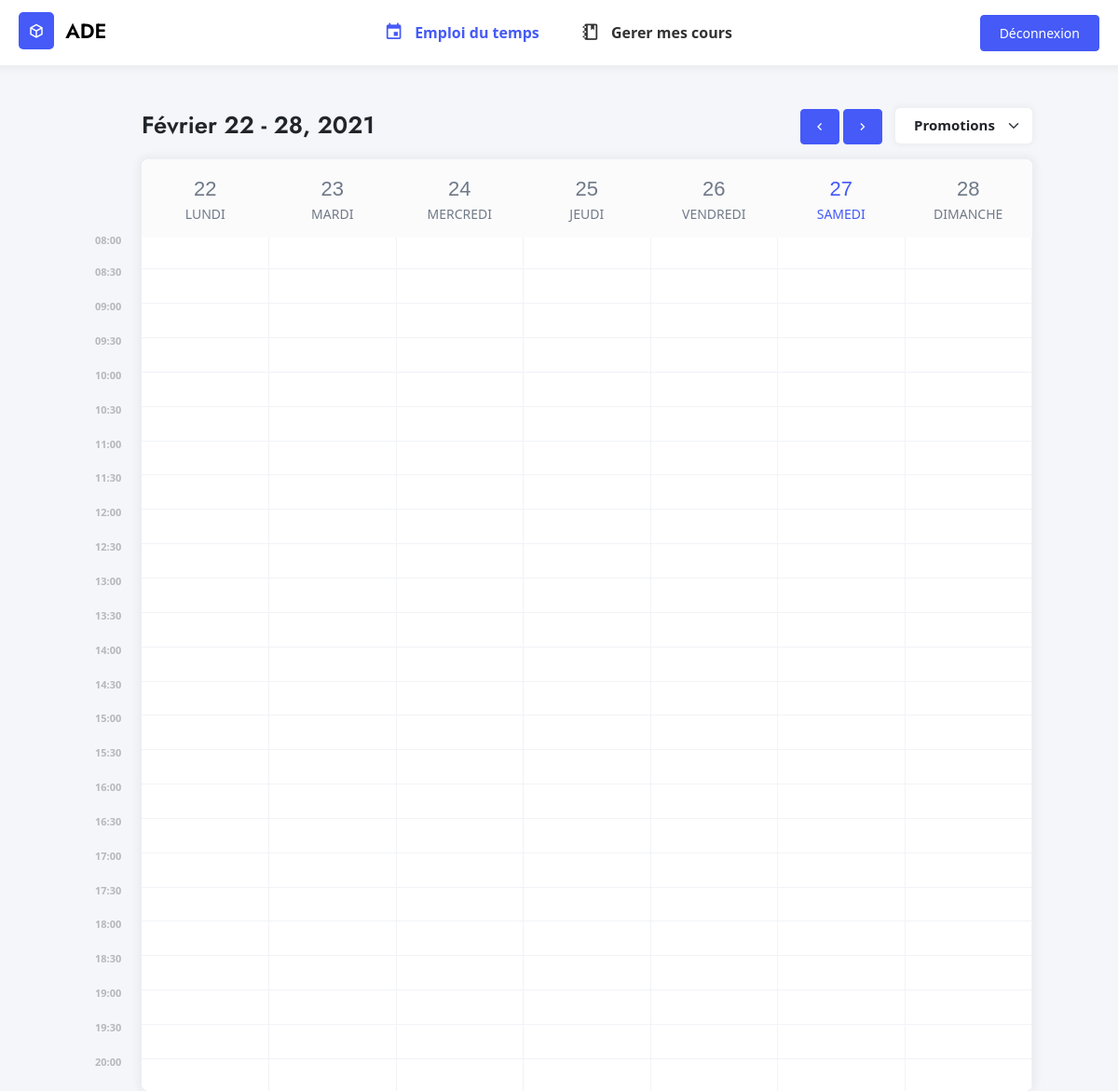
The page /calendar.php (signed in) on the database as committed earlier.
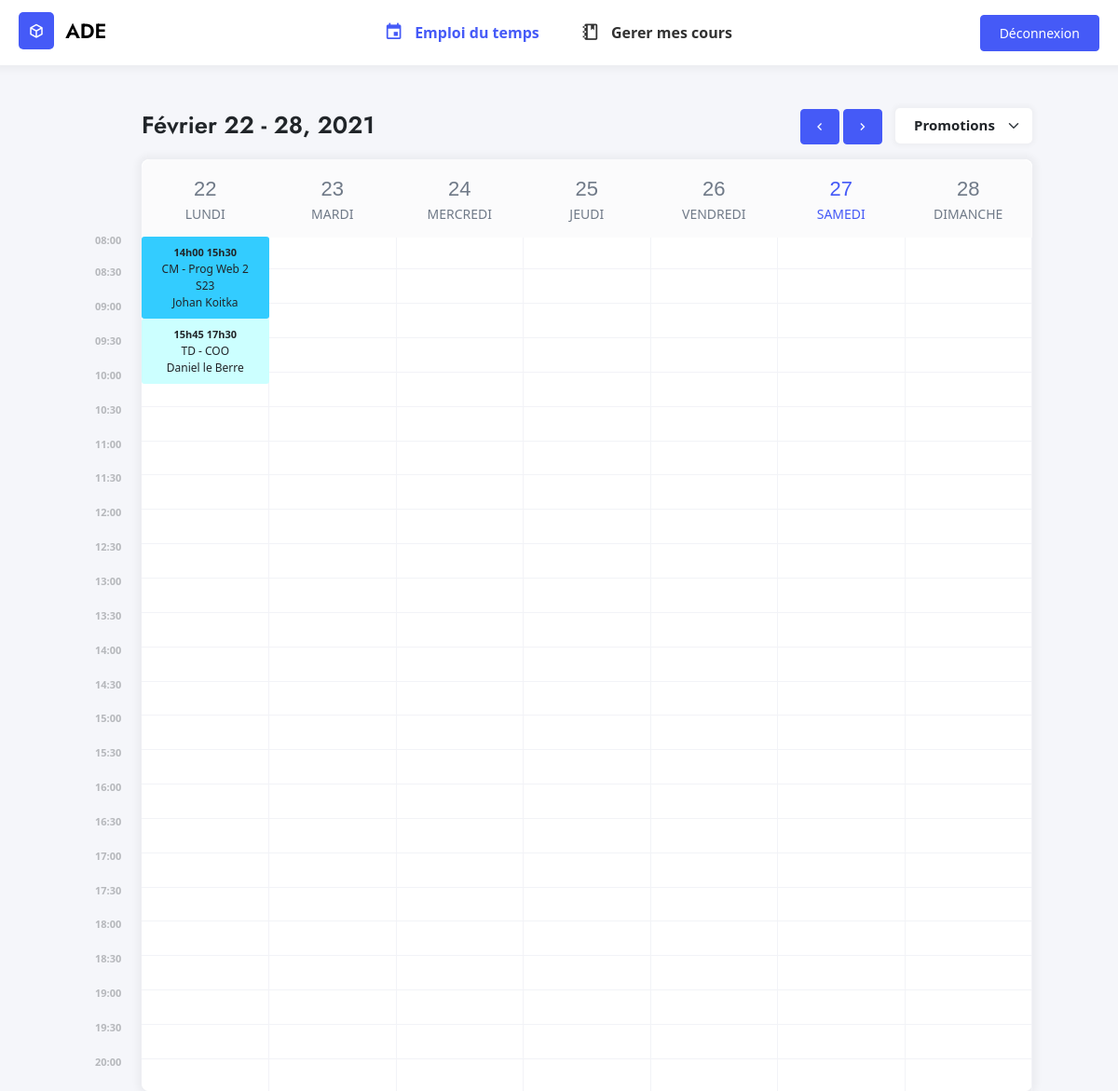
The same page on the database as committed later.
### tables this page shows
CREATE TABLE Programmer (
    PromotionID INTEGER REFERENCES Promotions(PromotionID) ON DELETE CASCADE,
    CourID INTEGER REFERENCES Cours(CourID) ON DELETE CASCADE,
    DateCour VARCHAR(30) NOT NULL,
    HeureDebut time NOT NULL,
    HeureFin time NOT NULL,
    TypeID INTEGER,
    SalleID INTEGER,
    CONSTRAINT etudier_pk PRIMARY KEY (PromotionID, CourID),
    CONSTRAINT cour_type_fk FOREIGN KEY (TypeID) REFERENCES TypeCours(TypeID) ON DELETE CASCADE,
    CONSTRAINT cour_salle_fk FOREIGN KEY (SalleID) REFERENCES Salles(SalleID) ON DELETE CASCADE
);

CREATE TABLE TypeCours (
    TypeID INTEGER PRIMARY KEY AUTOINCREMENT,
    NomType VARCHAR NOT NULL
);

CREATE TABLE Cours (
    CourID INTEGER PRIMARY KEY AUTOINCREMENT,
    NomCour VARCHAR(25) NOT NULL,
    EnseignantID INTEGER,
    CouleurCour VARCHAR(10),
    CONSTRAINT cour_enseignant_fk FOREIGN KEY (EnseignantID) REFERENCES Usagers(UsagerID) ON DELETE CASCADE
);

CREATE TABLE Salles (
    SalleID INTEGER PRIMARY KEY AUTOINCREMENT,
    NomSalle VARCHAR NOT NULL
);

CREATE TABLE Usagers (
    UsagerID VARCHAR(30) PRIMARY KEY NOT NULL,
    MotDePasse VARCHAR(255) NOT NULL,
    Nom VARCHAR(15) NOT NULL,
    Prenom VARCHAR(20) NOT NULL,
    RangID INTEGER NOT NULL,
    PromotionID INTEGER DEFAULT NULL,
    CONSTRAINT usager_rang_fk FOREIGN KEY (RangID) REFERENCES Rangs(RangID) ON DELETE CASCADE
);

### src/Week.php (called while the page is built, shortened)
<?php
class Week {
    private $numWeek, $year, $firstDay;
    private $months = ['Janvier', 'Février', 'Mars', 'Avril', 'Mai', 'Juin', 'Juillet', 'Aout', 'Septembre', 'Octobre', 'Novembre', 'Décembre'];
    private $days = ['Lundi', 'Mardi', 'Mercredi', 'Jeudi', 'Vendredi', 'Samedi', 'Dimanche'];
    public function __construct(int $week = null) {
        if($week == null || $week < intval(date('W')) - 4 || $week > intval(date('W')) + 4) $week = intval(date('W'));
        $this->numWeek = $week;
        $this->year = intval(date('Y'));
        $this->firstDay = $this->getStartWeek();
    }
    private function getStartWeek():string {
        $firstDayInYear = date("N", mktime(0,0,0,1,1, $this->year));
        if($firstDayInYear < 5) {
            $shift =- ($firstDayInYear - 1) * 86400;
        } else {
            $shift = (8 - $firstDayInYear) * 86400;
        }
        if($this->numWeek > 1) $weekInSeconds=($this->numWeek - 1) * 604800; else $weekInSeconds = 0;
        $timestamp = mktime(0,0,0,1,1, $this->year) + $weekInSeconds + $shift;
        return $timestamp;
    }
    public function getWeek():int {
        return $this->numWeek;
    }
    public function getFirstDay():string {
        return $this->firstDay;
    }
    public function getLastDay():string {
        return $this->firstDay + (6 * 86400);
    }
    public function getDay(int $n):string {
        return $this->days[$n];
    }
    public function previousWeek():Week {
        return new Week($this->numWeek - 1);
    }
    public function nextWeek():Week {
        return new Week($this->numWeek + 1);
    }
    public function toString():string {
        return $this->months[intval(date('m', $this->firstDay))-1]. ' '. date('j', $this->firstDay). ' - '. date('j', $this->getLastDay()). ', '. $this->year;
    }
}
?>

### src/Events.php (called while the page is built, shortened)
<?php
class Events {
    public function __construct($db) {
        $this->bdd = $db;
    }
    public function getEventsBetween(String $start, String $end):array {
        $events = [];
        $sPromo = $this->bdd->query('SELECT * FROM Programmer
            INNER JOIN Cours ON Programmer.CourID = Cours.CourID
            INNER JOIN Usagers ON Cours.EnseignantID = Usagers.UsagerID
            LEFT JOIN Salles ON Programmer.SalleID = Salles.SalleID
            LEFT JOIN TypeCours ON TypeCours.TypeID = Programmer.TypeID
            WHERE DateCour BETWEEN ' .$start. ' AND ' . $end
        );
        while($aPromo = $sPromo->fetch()) {
            if(!isset($events[$aPromo['DateCour']])) {
                $events[$aPromo['DateCour']] = [$aPromo];
            } else {
                $events[$aPromo['DateCour']][] = $aPromo;
            }
        }
        return $events;
    }
}
?>

### calendar.php (the view, shortened to what this page needs)
<!DOCTYPE html>
<?php
require_once('./src/Week.php');
require_once('./src/Events.php');
$week = new App\Week($_GET['week'] ?? null);
$events = new App\Events($bdd);
$allEvents = $events->getEventsBetween($week->getFirstDay(), $week->getLastDay());
?>
<html lang="fr-FR">
<head>
    <link type="text/css" rel="stylesheet" href="./assets/css/icons.min.css">
    <link type="text/css" rel="stylesheet" href="./assets/css/bootstrap.min.css">
    <link type="text/css" rel="stylesheet" href="./assets/css/style.css">
</head>
<body>
    <?php require_once('./views/header.php') ?>
    <div class="container">
        <div class="main-grid">
            <div id="navigation-calendar" class="calendar">
                <div class="d-flex flex-row align-items-center justify-content-between">
                    <h1 class="calendar-title"><?= $week->toString(); ?></h1>
                    <div >
                        <a href="?week=<?= $week->previousWeek()->getWeek(); ?>" class="btn btn-primary<?php if($week->getWeek() == intval(date('W')) - 4) echo ' disabled' ?>"><i class="mdi mdi-chevron-left"></i></a>
                        <a href="?week=<?= $week->nextWeek()->getWeek(); ?>" class="btn btn-primary<?php if($week->getWeek() == intval(date('W')) + 4) echo ' disabled' ?>"><i class="mdi mdi-chevron-right"></i></a>
                        <form method="GET" action="">
                            <select name="promotion" class="form-select">
                                <option value="default">Promotions</option>
                            </select>
                        </form>
                    </div>
                </div>
                <div class="box-content">
                    <table>
                        <thead>
                            <tr>
                                <?php for($i = 0; $i < 7;$i++) {
                                $day = $week->getFirstDay() + ($i * 86400);
                                ?>
                                <td <?php if(intval(date('jm', $day)) == intval(date('jm', time()))) echo 'class="active"'; ?>>
                                    <span class="numDay"><?= date('j', $day) ?></span>
                                    <span class="nameDay"><?= $week->getDay($i) ?></span>
                                </td>
                                <?php } ?>
                            </tr>
                        </thead>
                            <tbody>
                                <?php
                                $pHour = new DatePeriod(new DateTime('08:00'), new DateInterval("PT30M"), 24);
                                $i = 0;
                                foreach($pHour as $dt) {
                                    echo '<tr><td class="hour"><span>';
                                    echo ($i%2!=0) ? $dt->format('H:i') : $dt->format('H:i');
                                    echo '</span></td><td></td><td></td><td></td><td></td><td></td><td></td></tr>';
                                    $i++;
                                }
                                ?>
                            </tbody>
                        </div>
                    <div class="calendar-events">
                        <?php foreach($allEvents as $events) { ?>
                            <div class="events-day">
                                <?php foreach($events as $event) { ?>
                                    <div class="event" style="background-color: <?= $event['CouleurCour'] ?>">
                                        <b><?= str_replace(':', 'h', $event['HeureDebut']) . ' ' . str_replace(':', 'h', $event['HeureFin']) ?></b>
                                        <span><?= $event['NomType'] . ' - ' . $event['NomCour'] ?></span>
                                        <span><?= $event['NomSalle'] ?></span>
                                        <span><?= $event['Prenom'] . ' ' . $event['Nom'] ?></span>
                                    </div>
                                <?php } ?>
                            </div>
                        <?php } ?>
                    </div>
                </div>
            </div>
        </div>
</body>
</html>

### views/header.php (shortened to what this page needs)
<header class="d-flex flex-row align-items-center justify-content-between">
    <div>
        <a class="logo" href="./">
            <i class="mdi mdi-cube-outline"></i>
            <span class="title-logo">ADE</span>
        </a>
    </div>
    <div class="navigation">
        <ul>
            <li><a href="./calendar.php" <?= (basename($_SERVER['PHP_SELF']) == 'calendar.php') ? 'class="active"' : '' ?>><i class="mdi mdi-calendar"></i> <span>Emploi du temps</span></a></li>
            <?php if($_SESSION['rang'] > 1) { ?>
                <li><a href="./cours.php" <?= (basename($_SERVER['PHP_SELF']) == 'cours.php') ? 'class="active"' : '' ?>><i class="mdi mdi-notebook-outline"></i> <span>Gerer mes cours</span></a></li>
            <?php } ?>
        </ul>
    </div>
    <div class="right-tools">
        <a href="./logout.php" class="btn btn-primary">Déconnexion</a>
    </div>
</header>

### assets/css/style.css (style rules this page uses)
* { box-sizing: border-box; outline: none; }
body { background-color: #F5F6FA; margin: 0; padding: 0; }
a { text-decoration: none; }
header { width: 100%; background-color: #fff; padding: 15px 20px; height: 70px; box-shadow: 0px 0px 7px 5px rgba(0,0,0,0.04); }
.logo { float: left; height: 40px; line-height: 35px; }
.logo i { background-color: #455AF7; color: #fff; padding: 8px 10px; margin-right: 8px; font-size: 18px; border-radius: 5px; vertical-align: middle; }
.logo span { font-family: 'Jost', sans-serif; font-size: 22px; vertical-align: middle; }
.title-logo { font-size: 16px; font-weight: 600; font-family: sans-serif; color: #000; vertical-align: middle; display: inline-block; }
.navigation ul { list-style: none; margin: 0; }
.navigation ul li { display: inline; margin: 0 20px; }
.navigation a { color: #000; opacity: .8; font-weight: 600; }
.navigation a.active { color: #455AF7; opacity: 1; }
.navigation a i { margin-right: 8px; vertical-align: middle; font-size: 1.3rem; }
.navigation a span { vertical-align: middle; }
.right-tools a { font-size: 14px; padding: 8px 20px; }
.container { margin-top: 30px; max-width: 90%; }
.box-content { position: relative; width: 100%; padding: 30px; background-color: #fff; border-radius: 8px; box-shadow: 0px 0px 7px 5px rgba(0,0,0,0.04); }
.box-content::after { content: ''; clear: both; display: table; }
.btn-primary { color: #fff; background-color: #455AF7; border-color: #455AF7; }
.calendar { float: left; width: calc(100% - 100px); margin-left: 80px; }
.calendar-title { font-family: 'Jost', sans-serif; font-size: 1.6rem; font-weight: 600; display: inline-block; margin: 20px 0; }
.calendar form { display: inline; }
.calendar select { display: inline-block; width: auto; height: 38px; border: none; font-size: 15px; font-weight: 600; margin-left: 10px; padding: 7px 40px 10px 20px; border-radius: 5px; box-shadow: 0px 0px 5px 3px rgba(0,0,0,0.03); }
.calendar .box-content { padding: 0; }
table { width: 100%; height: calc(100vh - 60px); min-height: 1000px; border-collapse: collapse; background-color: #fff; border-radius: 5px; margin: 0 auto; position: relative; border-spacing: 1; border: 0; border-radius: 8px; }
table td { width: calc(100% / 7); }
table td:first-child { width: 0; }
thead td { text-align: center; font-weight: 600; font-size: 14px; color: #707A88; padding: 15px; }
thead td.active { color: #455AF7; }
.numDay { font-size: 22px; font-family: "Quattrocento Sans", sans-serif; font-weight: normal; display: block; }
.nameDay { font-weight: 100; text-transform: uppercase; }
tbody td { position: relative; }
thead td:first-child { border-left: none; border-radius: 10px 0 0 0; }
thead td:last-child { border-radius: 0 10px 0 0; }
thead tr { height:60px; background:#FBFBFC; font-size:16px; }
tbody tr { width: 100%; border-bottom: 1px solid #F2F3F7; }
tbody tr:last-child { border:0; }
tbody td:first-child { padding: 3px 20px; font-weight: 600; font-size: 11px; text-align: center; }
tbody td span { position: absolute; top: -5px; left: -50px; color: #B6B8BC; }
tbody td { border-right: 1px solid #F2F3F7; }
.calendar-events { position: absolute; top: 83px; width: 100%; display: grid; grid-template-columns: repeat(7, 1fr); }
.calendar-events .events-day .event { width: 100%; background-color: grey; border-radius: 3px; padding: 8px; text-align: center; font-size: 12px; }
.calendar-events .events-day .event b { font-size: 11px; }
.calendar-events .events-day .event span { display: block; }

Rows that differ between the two databases and show on the page:
added programmer: HeureDebut "14h00", HeureFin "15h30", TypeID.NomType "CM", CourID.NomCour "Prog Web 2", SalleID.NomSalle "S23", usagers.Prenom "Johan", usagers.Nom "Koitka"
added programmer: HeureDebut "15h45", HeureFin "17h30", TypeID.NomType "TD", CourID.NomCour "COO", usagers.Prenom "Daniel", usagers.Nom "le Berre"
